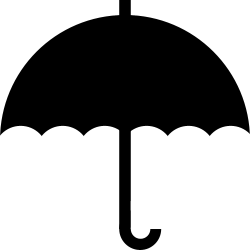
Frame 1 (no input)
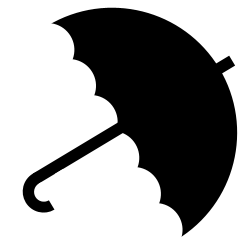
Frame 60 (the mouse pressed at the canvas centre just before this capture)
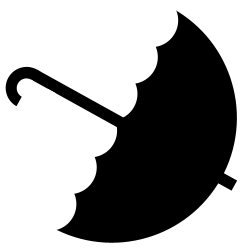
Frame 120 (the mouse held since frame 60 and released just before this capture)

The Processing sketch that drew these frames (run headless with seeded random() and noise(); from frame 60 on, the mouse is pressed at the canvas centre):

// Processing sketch: processing_54002
// ── processing_54002.pde

float deg = 0;

void setup ( ){
 
size(250, 250);
  
}

void draw ( ){
  
  background(#ffffff);  
  
  translate(125, 125);
  rotate(radians(deg));
  
  smooth( );
  noStroke( );
  fill(#000000);
    ellipse(0, 15, 250, 250);
    
  fill(#ffffff);
    rectMode(CENTER);
  noStroke( );
  rect(0, 98.3, 250, 150);
  
  int x=42;
  for(int i=0;i<6;i=i+1)
  {
    ellipse(-104.3+(x*i), 27.5, 53.5, 53.3);
  }
  
  fill(#000000);
  rectMode(CENTER);
  rect(0, -10.5, 11.55, 229);
  
  ellipse(15.21, 104.02, 41.96, 41.96);
  
  fill(#ffffff);
  ellipse(15.56, 104.02, 19.57, 19.57);
  
  rectMode(CENTER);
  rect(21.42, 90.04, 31.28, 27.96);
  
  deg++;
  
}
